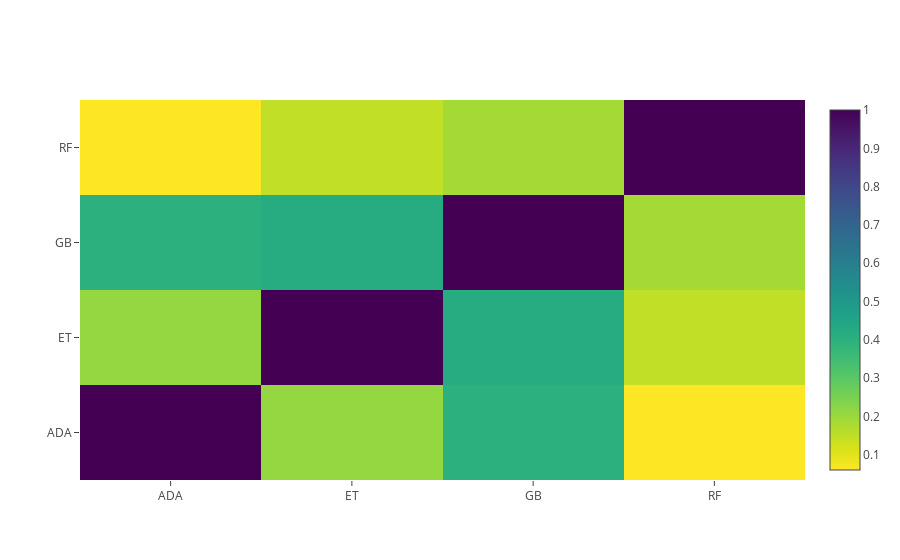

This figure's notebook cell:
### Code cell
import plotly.offline as py
py.init_notebook_mode(connected=True)
import plotly.graph_objs as go
import plotly.tools as tls

data_correlation = [
    go.Heatmap(
        z= base_predictions_train.astype(float).corr().values ,
        x=base_predictions_train.columns.values,
        y= base_predictions_train.columns.values,
          colorscale='Viridis',
            showscale=True,
            reversescale = True
    )
]
py.iplot(data_correlation, filename='labelled-heatmap')

### Figure 1 — Plotly figure (JSON) as saved in the notebook; plotly's stock layout.template omitted (floating-point values rounded to 4 significant figures)
{"data": [{"colorscale": "Viridis", "reversescale": true, "showscale": true, "type": "heatmap", "x": ["ADA", "ET", "GB", "RF"], "y": ["ADA", "ET", "GB", "RF"], "z": [[1, 0.2095, 0.4032, 0.06032], [0.2095, 1, 0.4176, 0.149], [0.4032, 0.4176, 1, 0.1879], [0.06032, 0.149, 0.1879, 1]]}], "layout": {}}
